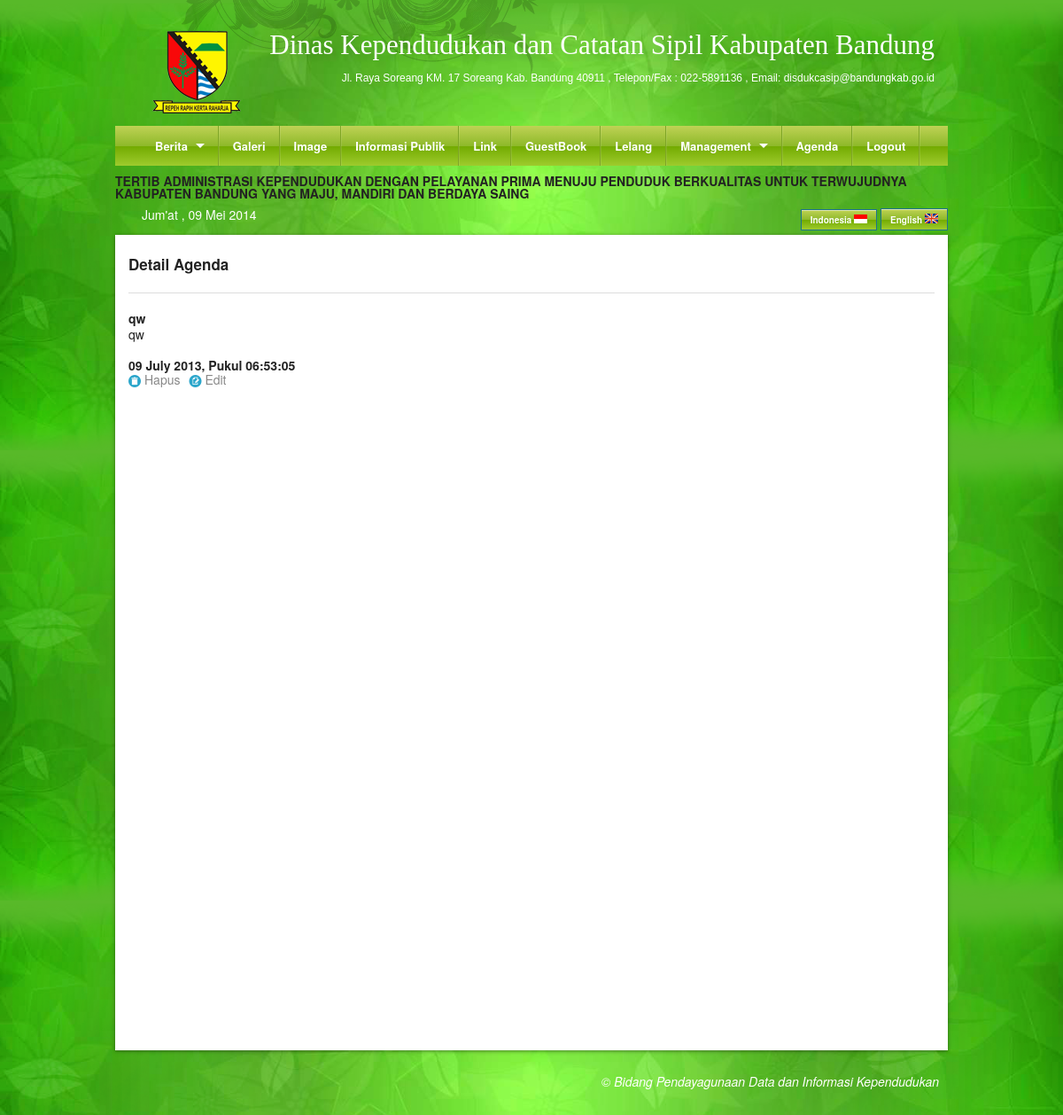
Screenshot of /DetailAgenda/2 (signed in) with the database file from the repository.
### tables this page shows
CREATE TABLE `content` (
  `home_indo` text,
  `home_ing` text,
  `profile_indo` text,
  `profile_ing` text,
  `kk_indo` text,
  `kk_ing` text,
  `ktp_indo` text,
  `ktp_ing` text,
  `lahir_indo` text,
  `lahir_ing` text,
  `kawin_indo` text,
  `kawin_ing` text,
  `cerai_indo` text,
  `cerai_ing` text,
  `rusak_indo` text,
  `rusak_ing` text,
  `mati_indo` text,
  `mati_ing` text,
  `landasan_indo` text,
  `landasan_ing` text,
  `marquee_indo` text,
  `marquee_ing` text,
  `kami_indo` text,
  `kami_ing` text
);

CREATE TABLE `agenda` (
  `IdAgenda` varchar(3) NOT NULL,
  `JudulAgenda` varchar(50) DEFAULT NULL,
  `Tanggal` datetime DEFAULT NULL,
  `Title` varchar(50) DEFAULT NULL,
  `Note` text,
  `Catatan` text,
  `Uploader` varchar(25) DEFAULT NULL,
  PRIMARY KEY (`IdAgenda`)
);

### Proses/Database.php (called while the page is built, shortened)
<?php
class DB{
        var $Result;
        function doExec($sqlstr){
                 if (!$this->Result = mysql_query($sqlstr)){
                       print "Query Error :" .mysql_error();
                       Exit;
                 }
        }
        function doArray(){
                 return $this->Rec = mysql_fetch_array($this->Result);
        }
}
?>

### Proses/ArsenLibrary.php (called while the page is built, shortened)
<?php
include_once("Database.php");
class arsenlexdorf extends DB{
function pilih($table,$where,$id){
   $row=count($where);
   $sql = "Select * from ".$table." where ";
   for($i=0;$i<=$row;$i++){
     $sql .= $where[$i];
        if($i<$row-1){
             $sql .= " = ".$id[$i]." and ";
        }else if ($i == $row){
            $sql.= " = ".$id[$i-1]." ";
            }
     }
    $this->doExec($sql);
}
}
?>

### Content/SA/DetailAgenda.php (the view)
<h5>Detail Agenda</h5><hr />
<?php
include_once("Proses/ArsenLibrary.php");
$arsen  =   new arsenlexdorf;
$arsen->doConnect();
$table  =   "agenda";
$where  =   array("IdAgenda");
$id     =   array($id);
$arsen->pilih($table,$where,$id);
$array  =   $arsen->doArray();
$exp = explode(" ",$array['Tanggal']);
$get = explode("-",$exp[0]);
$date = mktime(0,0,0,$get[1],$get[2],$get[0]);
echo "<b>".$array['JudulAgenda']."</b><br>";
echo "<p>".$array['Catatan']."</p>";
echo "<b>".date("d F Y",$date).", Pukul ".$exp[1]."</b><br>";
?>
<p>
    <a href="<?php echo $base_url;?>/ConfirmDeleteAgenda/<?php echo $array[0];?>" class="icon foundicon-trash"></a>
    <a href="<?php echo $base_url;?>/ConfirmEditAgenda/<?php echo $array[0];?>" class="icon foundicon-edit"></a>
</p>

### Content/User/search.php (shortened to what this page needs)
<?php
$hari   =   date("D");
switch($hari){
    case "Fri":
    $namaHari="Jum'at";
    break;
}
$month=date("m");
    switch($month){
        case "05":
        $bulan  ="Mei";
        break;
}
$tanggal    =   date("d");
$tahun  =   date("Y");
?>
<div>
<marquee direction="left" scrollamount="6" >
<?php
include_once("Proses/ArsenLibrary.php");
$sqlx    =   "select marquee_indo from content";
$queryx  =   mysql_query($sqlx);
$arrayx  =   mysql_fetch_array($queryx);
echo $arrayx[0];
?>
</marquee>
</div>
<div>
<div class="nine columns">
<div class="nine columns" style=" padding: 10px 0px 5px 15px; color: white;"><?php echo "$namaHari , $tanggal $bulan $tahun"; ?></div>
</div>
<div class="three columns bahasa">
<a href="<?php echo $base_url; ?>/indonesia.php" class="button small tiny greengloss">Indonesia <img src="<?php echo $base_url; ?>/images/indonesia.png" /></a>
<a href="<?php echo $base_url; ?>/english.php" class="button small tiny greengloss">English  <img src="<?php echo $base_url; ?>/images/english.png" /></a>
</div>
</div>

### stylesheets/style.css (style rules this page uses)
body { background: url(../images/bg/bg3.png) #58b929; background-size:contain; }
.bahasa { color: white; padding: 10px 0px 5px 0px; text-align: right; }
.bahasa a { color: white; }

### stylesheets/color.css (style rules this page uses)
.greengloss { background: #bfd255; background: -moz-linear-gradient(top, #bfd255 0%, #8eb92a 50%, #72aa00 51%, #9ecb2d 100%); background: -webkit-gradient(linear, left top, left bottom, color-stop(0%,#bfd255), color-stop(50%,#8eb92a), color-stop(51%,#72aa00), color-stop(100%,#9ecb2d)); background: -webkit-linear-gradient(top, #bfd255 0%,#8eb92a 50%,#72aa00 51%,#9ecb2d 100%); background: -o-linear-gradient(top, #bfd255 0%,#8eb92a 50%,#72aa00 51%,#9ecb2d 100%); background: -ms-linear-gradient(top, #bfd255 0%,#8eb92a 50%,#72aa00 51%,#9ecb2d 100%); background: linear-gradient(to bottom, #bfd255 0%,#8eb92a 50%,#72aa00 51%,#9ecb2d 100%); filter: progid:DXImageTransform.Microsoft.gradient( startColorstr='#bfd255', endColorstr='#9ecb2d',GradientType=0 ); }

### rows the page displays
content: marquee_indo "TERTIB ADMINISTRASI KEPENDUDUKAN DENGAN PELAYANAN PRIMA MENUJU PENDUDUK BERKUALITAS UNTUK TERWUJUDNYA KABUPATEN BANDUNG YANG MAJU, MANDIRI DAN BERDAYA SAING"
agenda: JudulAgenda "qw", Catatan "qw", Tanggal "09 July 2013", Tanggal "06:53:05"

### other values shown
$namaHari "Jum'at"
$bulan "Mei"
